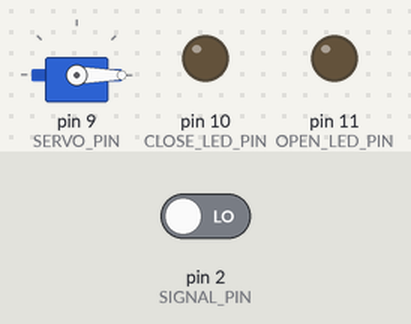
A sketch run on a simulated Arduino Uno, built with avr-gcc and run on an emulated ATmega328P. Parts: servo, output pins drawn as LEDs (lit = HIGH). Inputs (shaded band) come from the test bench; at power-on: pin 2 (SIGNAL_PIN) LOW.

Above: at 2.8 s.
2.9 s: pin 2 (SIGNAL_PIN) driven HIGH
At 3.06 s:
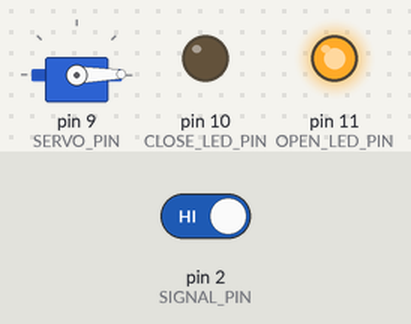
At 4.01 s:
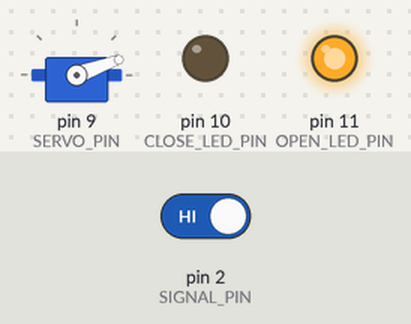
6.4 s: pin 2 (SIGNAL_PIN) driven LOW
At 13.5 s:
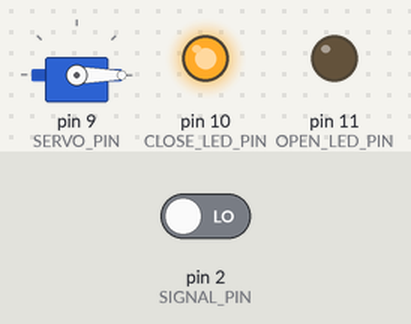
Timing chart, 0 to 15.0 s (numbered marks = the images above; inputs shaded):
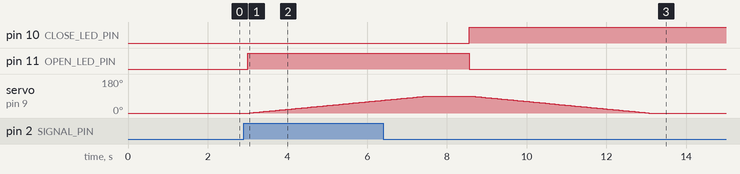

Measured:
- after the input at 2.9 s, pin 11 (OPEN_LED_PIN): LOW → HIGH after 0.10 s; servo on pin 9 (SERVO_PIN): moves from 0° to 67° over 3.3 s, starting after 0.15 s
- after the input at 6.4 s, pin 10 (CLOSE_LED_PIN): LOW → HIGH after 2.2 s; pin 11 (OPEN_LED_PIN): HIGH → LOW after 2.2 s

The sketch:

uno-actuate.ino
```cpp
#include <Servo.h>

const int SERVO_PIN = 9;  // Servo connected to PWM pin
const int SIGNAL_PIN = 2; // Pin receiving signal from Nano
const int CLOSE_LED_PIN = 10; // Pin lighting red LED
const int OPEN_LED_PIN = 11; // Pin lighting green LED
Servo servo;

bool lidOpen = false;

void setup() {
  pinMode(SIGNAL_PIN, INPUT);
  pinMode(CLOSE_LED_PIN, OUTPUT);
  pinMode(OPEN_LED_PIN, OUTPUT);

  servo.attach(SERVO_PIN);
  servo.write(0); // Initialize with lid closed

}

void loop() {
  if (digitalRead(SIGNAL_PIN) == HIGH) {
    if (!lidOpen) {
      openLid();
    }
  } else {
    if (lidOpen) {
      closeLid();
    }
  }

  delay(1000);
}

// Slowly open lid to not smack the cat in the face
void openLid() {
  digitalWrite(CLOSE_LED_PIN, LOW);
  digitalWrite(OPEN_LED_PIN, HIGH);
  for (int pos = 0; pos <= 90; pos += 1) {
    servo.write(pos);
    delay(50);
  }

  lidOpen = true;
}

// Slowly close lid to not crush the cat's head
void closeLid() {
  digitalWrite(OPEN_LED_PIN, LOW);
  digitalWrite(CLOSE_LED_PIN, HIGH);
  for (int pos = 90; pos >= 0; pos -= 1) {
    servo.write(pos);
    delay(50);
  }

  lidOpen = false;
}
```
